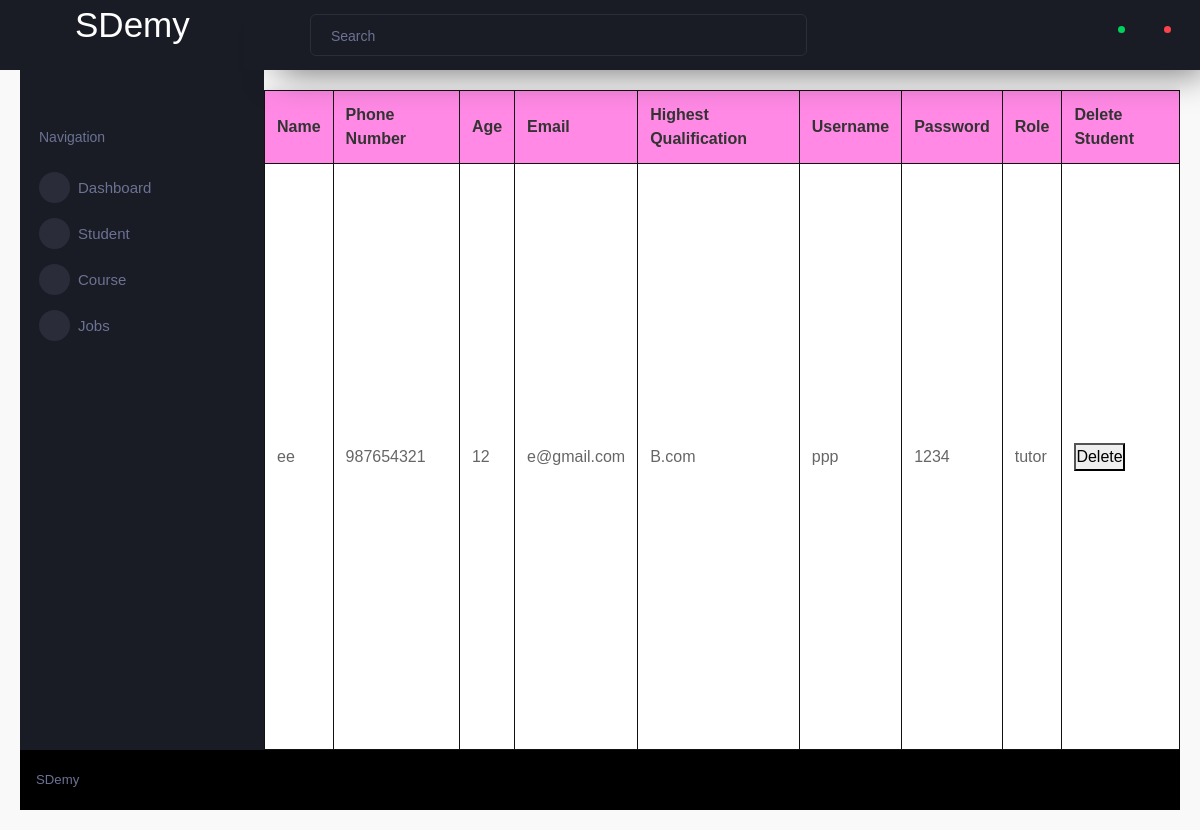
The app's page /student/view_student_registerdetails with its own data.
### student/models.py (models this page shows)
class Student_register(models.Model):
    sid = models.AutoField(primary_key=True)
    name = models.CharField(max_length=100, null=True, blank=True)
    age = models.PositiveIntegerField(null=True, blank=True)
    highest_qualification = models.CharField(max_length=100, null=True, blank=True)
    phone_no = models.CharField(max_length=15, null=True, blank=True)
    email = models.EmailField(max_length=254, null=True, blank=True)
    role = models.CharField(max_length=255,blank=True)
    username = models.CharField(max_length=20, null=True, blank=True)
    password = models.CharField(max_length=20, null=True, blank=True)

### student/views.py (the view)
# urls.py: path('view_student_registerdetails', views.view_student_registerdetails.as_view(),name="view_student_registerdetails"),
class view_student_registerdetails(TemplateView):
    template_name = "student_registerdetails.html"
    def get_context_data(self, **kwargs):
        context = super().get_context_data(**kwargs)
        user_data = Student_register.objects.all()
        context = { 'user_data': user_data}
        return context

### templates/student_registerdetails.html (shortened to what this page needs)
{% extends './mainadmin/index.html' %}
{% load static %}
{% block body_block %}
<!DOCTYPE html>
<html lang="en">
<head>
    <link rel="stylesheet" href="{% static 'css/student_registerdetails.css' %}">
</head>
<body>
    <table>
    <thead>
        <tr>
            <th>Name</th>
            <th>Phone Number</th>
            <th>Age</th>
            <th>Email</th>
            <th>Highest Qualification</th>
            <th>Username</th>
            <th>Password</th>
            <th>Role</th>
            <th>Delete Student</th>
        </tr>
    </thead>
    <tbody>
        {% for obj in user_data %}
            <tr>
                <td>{{ obj.name }}</td>
                <td>{{ obj.phone_no }}</td>
                <td>{{ obj.age }}</td>
                <td>{{ obj.email }}</td>
                <td>{{ obj.highest_qualification }}</td>
                <td>{{ obj.username }}</td>
                <td>{{ obj.password }}</td>
                <td>{{ obj.role }}</td>
                <td><button onclick="deletefromdb('{{ obj.username }}')">Delete</button></td>
            </tr>
        {% endfor %}
    </tbody>
</table>
</body>
</html>
{% endblock %}

### static/css/student_registerdetails.css (style rules this page uses)
* { margin: 0; padding: 0; box-sizing: border-box; }
body { font-family: Arial, sans-serif; margin: 20px; background-color: #f9f9f9; }
table { width: 100%; border-collapse: collapse; margin: 0 auto; background-color: #fff; box-shadow: 0 0 10px rgba(0, 0, 0, 0.1); }
th, td { border: 1px solid #131212; padding: 12px; text-align: left; }
th { background-color: #ff89e5; color: #333; }
td { color: #666; }

### records on screen
Student_register: name "ee", phone_no "987654321", age "12", email "e@gmail.com", highest_qualification "B.com", username "ppp", password "1234", role "tutor"
